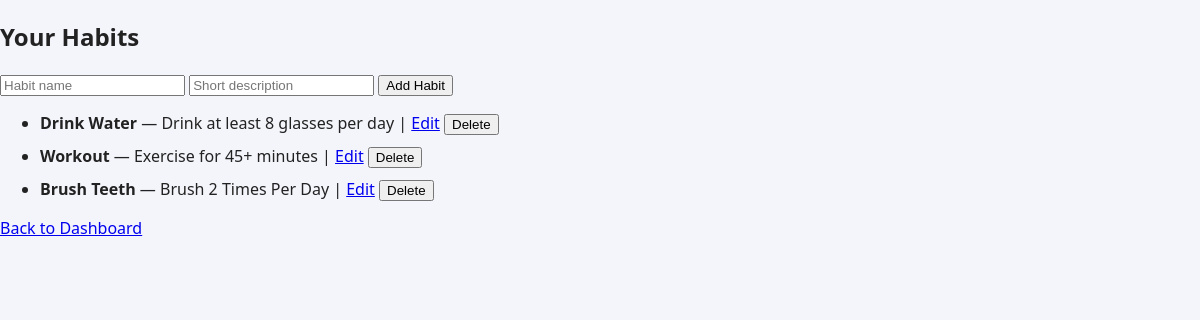
The app's page /habits (signed in) with its own data.
### app/models.py (models this page shows)
class Habit(db.Model):
    id = db.Column(db.Integer, primary_key=True)
    user_id = db.Column(db.Integer, db.ForeignKey("user.id"), nullable=False)
    name = db.Column(db.String(100), nullable=False)
    description = db.Column(db.String(250), default="")
    created_at = db.Column(db.DateTime, default=datetime.utcnow)
    progresses = db.relationship("HabitProgress", backref="habit", lazy=True, cascade="all, delete-orphan")

### app/routes.py (the view, shortened to what this page needs)
@main.route("/habits", methods=["GET", "POST"])
@login_required
def habits():
    habits = Habit.query.filter_by(user_id=current_user.id).all()
    return render_template("habits.html", habits=habits)

### app/__init__.py (called while the page is built)
def create_app():
    app = Flask(__name__, instance_relative_config=True)
    app.config.from_mapping(
        SECRET_KEY="devkey",  # change in production
        SQLALCHEMY_DATABASE_URI="sqlite:///app.db",
        SQLALCHEMY_TRACK_MODIFICATIONS=False
    )
    db.init_app(app)
    login_manager.init_app(app)
    login_manager.login_view = "auth.login"
    from .models import User
    @login_manager.user_loader
    def load_user(user_id):
        return User.query.get(int(user_id))
    from .routes import main
    from .auth import auth
    from .shop import shop
    app.register_blueprint(main)
    app.register_blueprint(auth)
    app.register_blueprint(shop)
    try:
        os.makedirs(app.instance_path)
    except OSError:
        pass
    return app

### app/templates/habits.html (shortened to what this page needs)
<!DOCTYPE html>
<html>
  <head>
    <link
      rel="stylesheet"
      href="{{ url_for('static', filename='css/main.css') }}"
    />
  </head>
  <body>
    <h2>Your Habits</h2>
    <form method="POST" style="margin-bottom: 16px">
      <input name="name" placeholder="Habit name" required />
      <input name="description" placeholder="Short description" />
      <button type="submit">Add Habit</button>
    </form>
    <ul>
      {% for h in habits %}
      <li style="margin-bottom: 10px">
        <strong>{{ h.name }}</strong> — {{ h.description }} |
        <a href="{{ url_for('main.edit_habit', habit_id=h.id) }}">Edit</a>
        <form
          method="POST"
          action="{{ url_for('main.delete_habit', habit_id=h.id) }}"
          style="display: inline"
        >
          <button type="submit">Delete</button>
        </form>
      </li>
      {% endfor %}
    </ul>
    <p><a href="{{ url_for('main.dashboard') }}">Back to Dashboard</a></p>
  </body>
</html>

### app/static/css/main.css (style rules this page uses)
body { margin: 0; font-family: system-ui, -apple-system, BlinkMacSystemFont, "Segoe UI", sans-serif; background: #f4f5fb; color: #222; }

### records on screen
Habit: name "Drink Water", description "Drink at least 8 glasses per day"
Habit: name "Workout", description "Exercise for 45+ minutes"
Habit: name "Brush Teeth", description "Brush 2 Times Per Day"
